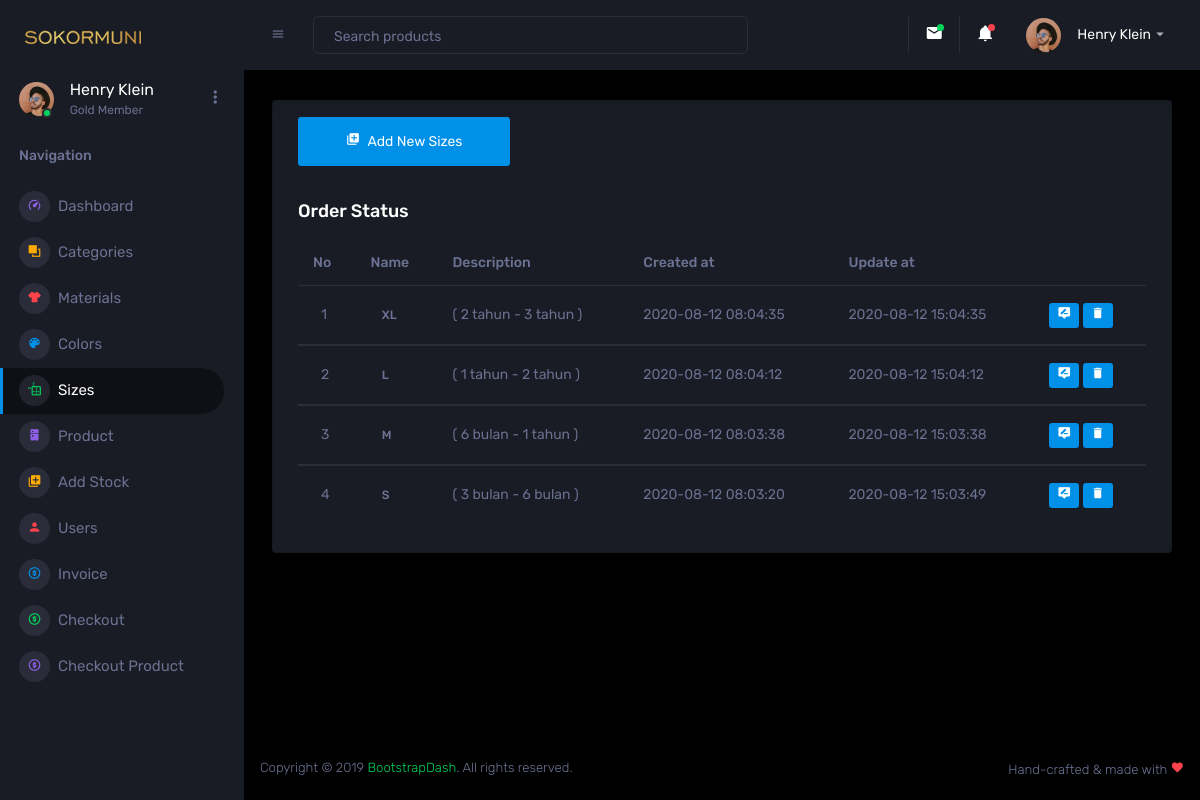
The app's page /Admin/sizes.php with its own data.
### tables this page shows
CREATE TABLE `sizes` (
  `id` int(6) UNSIGNED NOT NULL,
  `name` varchar(30) NOT NULL,
  `description` varchar(30) DEFAULT NULL,
  `created_at` timestamp NOT NULL DEFAULT current_timestamp(),
  `updated_at` datetime DEFAULT current_timestamp() ON UPDATE current_timestamp()
);

### controller/sizes/sizes.php (called while the page is built, shortened)
<?php
class Sizes {
    function view() {
        $db = new Database();
        $mysqli = $db->connect();
        $sql = "SELECT * FROM sizes ORDER BY created_at DESC";
        $result = $mysqli->query($sql);
        while ($data = $result->fetch_assoc()) {
            $hasil[] = $data;
        }
        return $hasil;
    }
}
?>

### Admin/sizes.php (the view, shortened to what this page needs)
<!DOCTYPE html>
<html lang="en">
  <head>
    <link rel="stylesheet" href="assets/vendors/mdi/css/materialdesignicons.min.css">
    <link rel="stylesheet" href="assets/vendors/css/vendor.bundle.base.css">
    <link rel="stylesheet" href="assets/vendors/jvectormap/jquery-jvectormap.css">
    <link rel="stylesheet" href="assets/vendors/flag-icon-css/css/flag-icon.min.css">
    <link rel="stylesheet" href="assets/vendors/owl-carousel-2/owl.carousel.min.css">
    <link rel="stylesheet" href="assets/vendors/owl-carousel-2/owl.theme.default.min.css">
    <link rel="stylesheet" href="assets/css/style.css">
  </head>
  <body>
    <div class="container-scroller">
      <nav class="sidebar sidebar-offcanvas" id="sidebar">
        <div class="sidebar-brand-wrapper d-none d-lg-flex align-items-center justify-content-center fixed-top">
          <a class="sidebar-brand brand-logo" href="dashboard.php"><img src="images/logodasboard.png" alt="logo" /></a>
        </div>
        <ul class="nav">
          <li class="nav-item profile">
            <div class="profile-desc">
              <div class="profile-pic">
                <div class="count-indicator">
                  <img class="img-xs rounded-circle " src="assets/images/faces/face15.jpg" alt="">
                  <span class="count bg-success"></span>
                </div>
                <div class="profile-name">
                  <h5 class="mb-0 font-weight-normal">Henry Klein</h5>
                  <span>Gold Member</span>
                </div>
              </div>
              <a href="#" id="profile-dropdown" data-toggle="dropdown"><i class="mdi mdi-dots-vertical"></i></a>
            </div>
          </li>
          <li class="nav-item nav-category">
            <span class="nav-link">Navigation</span>
          </li>
          <li class="nav-item menu-items">
            <a class="nav-link" href="dashboard.php">
              <span class="menu-icon">
                <i class="mdi mdi-speedometer"></i>
              </span>
              <span class="menu-title">Dashboard</span>
            </a>
          </li>
          <li class="nav-item menu-items">
            <a class="nav-link" href="categories.php">
              <span class="menu-icon">
                <i class="mdi mdi-arrange-bring-forward"></i>
              </span>
              <span class="menu-title">Categories</span>
            </a>
          </li>
          <li class="nav-item menu-items">
            <a class="nav-link" href="materials.php">
              <span class="menu-icon">
                <i class="mdi mdi-tshirt-crew"></i>
              </span>
              <span class="menu-title">Materials</span>
            </a>
          </li>
          <li class="nav-item menu-items">
            <a class="nav-link" href="colors.php">
              <span class="menu-icon">
                <i class="mdi mdi-palette"></i>
              </span>
              <span class="menu-title">Colors</span>
            </a>
          </li>
          <li class="nav-item menu-items">
            <a class="nav-link" href="sizes.php">
              <span class="menu-icon">
                <i class="mdi mdi-move-resize"></i>
              </span>
              <span class="menu-title">Sizes</span>
            </a>
          </li>
          <li class="nav-item menu-items">
            <a class="nav-link" href="product.php">
              <span class="menu-icon">
                <i class="mdi mdi-fridge"></i>
              </span>
              <span class="menu-title">Product</span>
            </a>
          </li>
          <li class="nav-item menu-items">
            <a class="nav-link" href="addstock.php">
              <span class="menu-icon">
                <i class="mdi mdi-library-plus"></i>
              </span>
              <span class="menu-title">Add Stock</span>
            </a>
          </li>
          <li class="nav-item menu-items">
            <a class="nav-link" href="users.php">
              <span class="menu-icon">
                <i class="mdi mdi-account"></i>
              </span>
              <span class="menu-title">Users</span>
            </a>
          </li>
          <li class="nav-item menu-items">
            <a class="nav-link" href="invoice.php">
              <span class="menu-icon">
                <i class="mdi mdi-coin"></i>
              </span>
              <span class="menu-title">Invoice</span>
            </a>
          </li>
          <li class="nav-item menu-items">
            <a class="nav-link" href="checkout.php">
              <span class="menu-icon">
                <i class="mdi mdi-coin"></i>
              </span>
              <span class="menu-title">Checkout</span>
            </a>
          </li>
          <li class="nav-item menu-items">
            <a class="nav-link" href="checkoutproduct.php">
              <span class="menu-icon">
                <i class="mdi mdi-coin"></i>
              </span>
              <span class="menu-title">Checkout Product</span>
            </a>
          </li>
        </ul>
      </nav>
      <div class="container-fluid page-body-wrapper">
        <nav class="navbar p-0 fixed-top d-flex flex-row">
          <div class="navbar-menu-wrapper flex-grow d-flex align-items-stretch">
            <button class="navbar-toggler navbar-toggler align-self-center" type="button" data-toggle="minimize">
              <span class="mdi mdi-menu"></span>
            </button>
            <ul class="navbar-nav w-100">
              <li class="nav-item w-100">
                <form class="nav-link mt-2 mt-md-0 d-none d-lg-flex search">
                  <input type="text" class="form-control" placeholder="Search products">
                </form>
              </li>
            </ul>
            <ul class="navbar-nav navbar-nav-right">
              <li class="nav-item dropdown border-left">
                <a class="nav-link count-indicator dropdown-toggle" id="messageDropdown" href="#" data-toggle="dropdown" aria-expanded="false">
                  <i class="mdi mdi-email"></i>
                  <span class="count bg-success"></span>
                </a>
              </li>
              <li class="nav-item dropdown border-left">
                <a class="nav-link count-indicator dropdown-toggle" id="notificationDropdown" href="#" data-toggle="dropdown">
                  <i class="mdi mdi-bell"></i>
                  <span class="count bg-danger"></span>
                </a>
              </li>
              <li class="nav-item dropdown">
                <a class="nav-link" id="profileDropdown" href="#" data-toggle="dropdown">
                  <div class="navbar-profile">
                    <img class="img-xs rounded-circle" src="assets/images/faces/face15.jpg" alt="">
                    <p class="mb-0 d-none d-sm-block navbar-profile-name">Henry Klein</p>
                    <i class="mdi mdi-menu-down d-none d-sm-block"></i>
                  </div>
                </a>
              </li>
            </ul>
          </div>
        </nav>
        <div class="main-panel">
          <div class="content-wrapper">
            <div class="row ">
              <div class="col-12 grid-margin">
                <div class="card">
                  <div class="card-body">
                    <a href="" class="mdi mdi-library-plus btn-primary btn-lg"> <span class="ml-1"> Add New Sizes </span></a>
                    <h4 class="card-title mt-5">Order Status</h4>
                    <div class="table-responsive">
                      <table class="table">
                        <thead>
                          <tr>
                            <th> No </th>
                            <th> Name </th>
                            <th> Description </th>
                            <th> Created at </th>
                            <th> Update at </th>
                            <th>  </th>
                          </tr>
                        </thead>
                        <?php
                        require "./../controller/sizes/Sizes.php";
                        $sizes = new Sizes();
                        $result = $sizes->view();
                        $no = 1;
                        if (!empty($result)) {
                            foreach ($result as $row) {
                                ?>
                        <tbody>
                          <tr>
                            <td>
                              <span class="pl-2"><?php echo $no++;?></span>
                            </td>
                            <td>
                              <div class="badge"><?php echo $row['name'];?></div>
                            </td>
                            <td>
                              <div class="created at"><?php echo $row['description'];?></div>
                            </td>
                            <td>
                              <div class="created at"><?php echo $row['created_at'];?></div>
                            </td>
                            <td>
                              <div class="created at"><?php echo $row['updated_at'];?></div>
                            </td>
                            <td>
                                <a href="edit_sizes.php?id=<?php echo $row["id"]; ?>" class="mdi mdi-tooltip-edit btn-primary btn-sm"></a>
                                <a href="delete_sizes.php?id=<?php echo $row["id"]; ?>" class="mdi mdi-delete btn-primary btn-sm"></a>
                            </td>
                          </tr>
                          <?php
                                }
                        }else{
                            echo "data 0";
                        }
                        ?>
                        </tbody>
                      </table>
                    </div>
                  </div>
                </div>
              </div>
            </div>
          </div>
          <footer class="footer">
            <div class="d-sm-flex justify-content-center justify-content-sm-between">
              <span class="text-muted text-center text-sm-left d-block d-sm-inline-block">Copyright © 2019 <a href="https://www.bootstrapdash.com/" target="_blank">BootstrapDash</a>. All rights reserved.</span>
              <span class="text-muted float-none float-sm-right d-block mt-1 mt-sm-0 text-center">Hand-crafted & made with <i class="mdi mdi-heart text-danger"></i></span>
            </div>
          </footer>
        </div>
      </div>
    </div>
  </body>
</html>

### records on screen
sizes: name "XL", description "( 2 tahun - 3 tahun )", created_at "2020-08-12 08:04:35", updated_at "2020-08-12 15:04:35"
sizes: name "L", description "( 1 tahun - 2 tahun )", created_at "2020-08-12 08:04:12", updated_at "2020-08-12 15:04:12"
sizes: name "M", description "( 6 bulan - 1 tahun )", created_at "2020-08-12 08:03:38", updated_at "2020-08-12 15:03:38"
sizes: name "S", description "( 3 bulan - 6 bulan )", created_at "2020-08-12 08:03:20", updated_at "2020-08-12 15:03:49"
